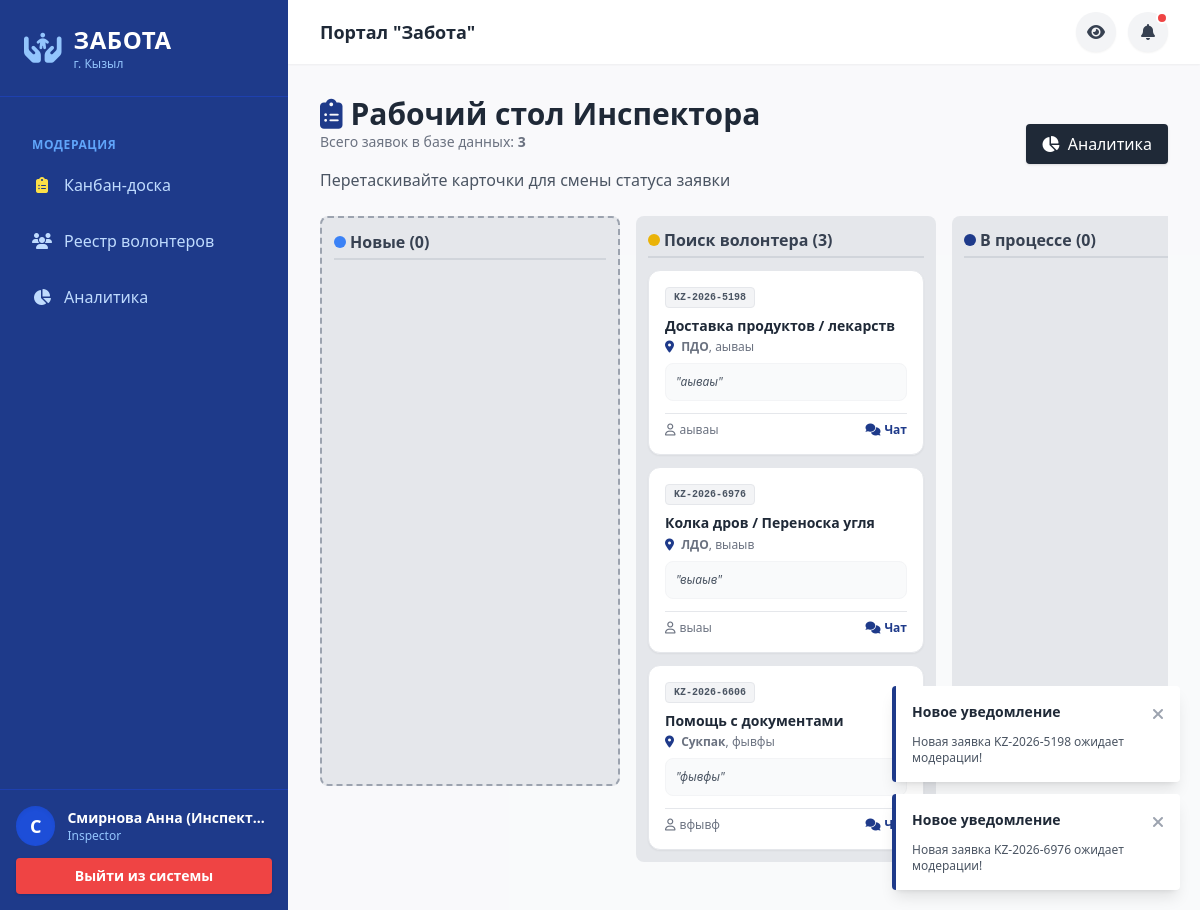
Screenshot of /admin/dashboard (signed in) with the database file from the repository.
### models.py (models this page shows)
class User(Base):
    __tablename__ = "users"
    id = Column(Integer, primary_key=True, index=True)
    full_name = Column(String(255))
    phone = Column(String(20), unique=True, index=True)
    password_hash = Column(String(255))
    role = Column(Enum(UserRole), default=UserRole.resident)
    district_id = Column(Integer, ForeignKey("districts.id"), nullable=True)
    status = Column(Enum(UserStatus), default=UserStatus.active)
    rating = Column(Float, default=0.0)
    volunteer_hours = Column(Integer, default=0)
    created_at = Column(DateTime, default=datetime.utcnow)
    district = relationship("District", back_populates="users")
    applications = relationship("Application", back_populates="user")
    assignments = relationship("TaskAssignment", back_populates="volunteer")
    messages = relationship("TaskMessage", back_populates="sender")
    certificates = relationship("Certificate", back_populates="user")
    notifications = relationship("Notification", back_populates="user", cascade="all, delete-orphan")

class Application(Base):
    __tablename__ = "applications"
    id = Column(Integer, primary_key=True, index=True)
    user_id = Column(Integer, ForeignKey("users.id"))
    uin = Column(String(20), unique=True, index=True)
    applicant_name = Column(String(255))
    phone = Column(String(20))
    is_third_party = Column(Boolean, default=False)
    third_party_info = Column(Text, nullable=True)
    benefit_category = Column(String(100))
    district_id = Column(Integer, ForeignKey("districts.id"))
    address = Column(Text)
    category_id = Column(Integer, ForeignKey("categories.id"))
    description = Column(Text)
    audio_url = Column(String(255), nullable=True)
    is_emergency = Column(Boolean, default=False)
    status = Column(Enum(ApplicationStatus), default=ApplicationStatus.new)
    required_volunteers = Column(Integer, default=1)
    created_at = Column(DateTime, default=datetime.utcnow)
    user = relationship("User", back_populates="applications")
    district = relationship("District", back_populates="applications")
    category = relationship("Category", back_populates="applications")
    assignments = relationship("TaskAssignment", back_populates="application")
    messages = relationship("TaskMessage", back_populates="application")

class Category(Base):
    __tablename__ = "categories"
    id = Column(Integer, primary_key=True, index=True)
    title = Column(String(100))
    icon = Column(String(50))
    applications = relationship("Application", back_populates="category")

class District(Base):
    __tablename__ = "districts"
    id = Column(Integer, primary_key=True, index=True)
    name = Column(String(100), index=True)
    users = relationship("User", back_populates="district")
    applications = relationship("Application", back_populates="district")

### main.py (the view)
@app.get("/admin/dashboard")
async def admin_dashboard(request: Request, db: Session = Depends(get_db), user: models.User = Depends(auth.get_current_user)):
    if not user or user.role.name not in ['inspector', 'director']:
        return RedirectResponse(url="/login", status_code=status.HTTP_302_FOUND)
    total_apps_count = db.query(models.Application).count()
    all_apps = db.query(models.Application).order_by(models.Application.created_at.desc()).all()
    kanban_data = {
        "new": [],
        "needs_materials": [],
        "approved": [],
        "in_progress": [],
        "review": [],
        "completed": [],
        "rejected": []
    }
    for app_obj in all_apps:
        st = app_obj.status
        status_str = st.name if hasattr(st, 'name') else str(st.value if hasattr(st, 'value') else st)
        app_obj.status_str = status_str  # Передаем статус строкой прямо в объект
        if status_str in kanban_data:
            kanban_data[status_str].append(app_obj)
        else:
            kanban_data["new"].append(app_obj)
    return templates.TemplateResponse("admin_dashboard.html", {
        "request": request,
        "kanban": kanban_data,
        "user": user,
        "total_apps_count": total_apps_count
    })

### templates/admin_dashboard.html (shortened to what this page needs)
{% extends "base.html" %}
{% block content %}
<div class="mb-6 flex justify-between items-center">
    <div>
        <h2 class="text-3xl font-bold text-gray-800"><i class="fa-solid fa-clipboard-list text-brand mr-2"></i>Рабочий стол Инспектора</h2>
        <p class="text-sm text-gray-500 mb-4">Всего заявок в базе данных: <b>{{ total_apps_count }}</b></p>
        <p class="text-gray-600">Перетаскивайте карточки для смены статуса заявки</p>
    </div>
    <a href="/admin/analytics" class="bg-gray-800 text-white px-4 py-2 rounded shadow hover:bg-gray-700 transition">
        <i class="fa-solid fa-chart-pie mr-1"></i> Аналитика
    </a>
</div>
<div class="flex flex-col lg:flex-row gap-4 overflow-x-auto pb-4 items-start h-full">
    <div class="bg-gray-200 rounded-lg p-3 min-w-[300px] w-full lg:w-1/4 flex-shrink-0 border-2 border-dashed border-gray-400">
        <h3 class="font-bold text-gray-700 mb-3 border-b-2 border-gray-300 pb-1">
            <span class="w-3 h-3 inline-block bg-blue-500 rounded-full mr-1"></span>Новые ({{ kanban.new|length }})
        </h3>
        <div class="min-h-[500px] space-y-3" id="col-new">
        </div>
    </div>
    <div class="bg-gray-200 rounded-lg p-3 min-w-[300px] w-full lg:w-1/4 flex-shrink-0"
         ondragover="allowDrop(event)" ondrop="drop(event, 'approved')">
        <h3 class="font-bold text-gray-700 mb-3 border-b-2 border-gray-300 pb-1">
            <span class="w-3 h-3 inline-block bg-yellow-500 rounded-full mr-1"></span>Поиск волонтера ({{ kanban.approved|length }})
        </h3>
        <div class="min-h-[500px] space-y-3" id="col-approved">
            {% for app in kanban.approved %}
                {% include 'partials/_kanban_card.html' %}
            {% endfor %}
        </div>
    </div>
    <div class="bg-gray-200 rounded-lg p-3 min-w-[300px] w-full lg:w-1/4 flex-shrink-0"
         ondragover="allowDrop(event)" ondrop="drop(event, 'in_progress')">
        <h3 class="font-bold text-gray-700 mb-3 border-b-2 border-gray-300 pb-1">
            <span class="w-3 h-3 inline-block bg-brand rounded-full mr-1"></span>В процессе ({{ kanban.in_progress|length }})
        </h3>
        <div class="min-h-[500px] space-y-3" id="col-in_progress">
        </div>
    </div>
</div>
{% endblock %}

### templates/base.html (shortened to what this page needs)
<!DOCTYPE html>
<html lang="ru">
<head>
    <script src="https://cdn.tailwindcss.com"></script>
    <link rel="stylesheet" href="https://cdnjs.cloudflare.com/ajax/libs/font-awesome/6.4.0/css/all.min.css">
</head>
<body class="bg-gray-50 font-sans antialiased transition-all duration-300">
    <div class="flex h-screen overflow-hidden">
        <aside id="sidebar" class="bg-brand text-white w-72 flex-shrink-0 fixed inset-y-0 left-0 transform -translate-x-full md:relative md:translate-x-0 transition-transform duration-300 ease-in-out z-50 flex flex-col shadow-2xl md:shadow-none">
            <div class="p-6 flex items-center justify-between border-b border-blue-800">
                <a href="/" class="flex items-center space-x-3">
                    <i class="fa-solid fa-hands-holding-child text-3xl text-blue-300"></i>
                    <div>
                        <h1 class="text-2xl font-bold tracking-wide">ЗАБОТА</h1>
                        <p class="text-xs text-blue-300">г. Кызыл</p>
                    </div>
                </a>
            </div>
            <nav class="flex-grow p-4 space-y-2 overflow-y-auto mt-2">
                {% if user %}
                    {% if user.role.name in ['inspector', 'director'] %}
                        <p class="text-xs font-bold text-blue-400 uppercase tracking-wider mb-2 mt-4 px-4">Модерация</p>
                        <a href="/admin/dashboard" class="nav-item"><i class="fa-solid fa-clipboard-list w-5 text-center text-yellow-300"></i> Канбан-доска</a>
                        <a href="/admin/volunteers" class="nav-item"><i class="fa-solid fa-users w-5 text-center"></i> Реестр волонтеров</a>
                        <a href="/admin/analytics" class="nav-item"><i class="fa-solid fa-chart-pie w-5 text-center"></i> Аналитика</a>
                    {% endif %}
                {% endif %}
            </nav>
            {% if user %}
            <div class="p-4 bg-blue-900 border-t border-blue-800">
                <div class="flex items-center gap-3 mb-3">
                    <div class="w-10 h-10 rounded-full bg-blue-700 flex items-center justify-center text-lg font-bold text-white shadow-inner">{{ user.full_name[0] }}</div>
                    <div class="overflow-hidden">
                        <p class="truncate font-bold text-sm text-white">{{ user.full_name }}</p>
                        <p class="text-xs text-blue-300 capitalize">{{ user.role.name }}</p>
                    </div>
                </div>
                <a href="/logout" class="block w-full text-center bg-red-500 hover:bg-red-600 transition text-white py-2 rounded text-sm font-bold shadow">Выйти из системы</a>
            </div>
            {% endif %}
        </aside>
        <div class="flex-1 flex flex-col h-screen overflow-hidden relative">
            <header class="bg-white shadow-sm h-16 flex items-center justify-between px-4 md:px-8 z-30">
                <div class="flex items-center">
                    <h2 class="font-bold text-gray-800 hidden sm:block text-lg">Портал "Забота"</h2>
                </div>
                <div class="flex items-center gap-3">
                    <button id="accessibilityBtn" title="Версия для слабовидящих" class="w-10 h-10 rounded-full bg-gray-100 hover:bg-blue-50 text-gray-700 hover:text-brand transition flex items-center justify-center shadow-sm">
                        <i class="fa-solid fa-eye"></i>
                    </button>
                    {% if user %}
                    <div class="relative">
                        <button id="notifBtn" class="relative w-10 h-10 rounded-full bg-gray-100 hover:bg-blue-50 text-gray-700 hover:text-brand transition flex items-center justify-center shadow-sm">
                            <i class="fa-solid fa-bell"></i>
                            <span id="notifBadge" class="hidden absolute top-0 right-0 w-3 h-3 bg-danger rounded-full border-2 border-white animate-pulse"></span>
                        </button>
                    </div>
                    {% endif %}
                </div>
            </header>
            <main class="flex-1 overflow-x-hidden overflow-y-auto bg-gray-50/50 p-4 md:p-8">
                <div>
                    {% block content %}{% endblock %}
                </div>
            </main>
        </div>
    </div>
    <div id="toastContainer" class="fixed bottom-5 right-5 z-[9999] flex flex-col gap-3"></div>
</body>
</html>

### templates/partials/_kanban_card.html (shortened to what this page needs)
<div id="card-{{ app.id }}"
     draggable="true"
     ondragstart="drag(event)"
     class="bg-white p-4 rounded-xl shadow-sm border border-gray-200 hover:shadow-md transition cursor-grab active:cursor-grabbing {% if app.is_emergency %}border-l-4 border-l-red-500{% endif %}">
    <div class="flex justify-between items-start mb-2">
        <span class="text-[10px] font-mono font-bold bg-gray-100 text-gray-600 px-2 py-0.5 rounded border border-gray-200">
            {{ app.uin }}
        </span>
    </div>
    <h4 class="font-bold text-gray-800 text-sm mb-1 leading-snug">
        {{ app.category.title if app.category else 'Социальная помощь' }}
    </h4>
    <p class="text-xs text-gray-500 mb-2">
        <i class="fa-solid fa-location-dot text-brand mr-1"></i>
        <b>{{ app.district.name if app.district else 'Кызыл' }}</b>, {{ app.address }}
    </p>
    <p class="text-xs text-gray-600 bg-gray-50 p-2.5 rounded-lg border border-gray-100 line-clamp-2 italic mb-3">
        "{{ app.description }}"
    </p>
    <div class="border-t pt-2 flex items-center justify-between text-xs text-gray-500">
        <span class="truncate max-w-[110px]" title="{{ app.applicant_name }}">
            <i class="fa-regular fa-user mr-1"></i>{{ app.applicant_name }}
        </span>
        {% if app.status_str == 'new' or (app.status.name is defined and app.status.name == 'new') or app.status == 'new' %}
        <div class="flex items-center gap-1.5">
            <button onclick="moderateApp({{ app.id }}, 'approve')" title="Одобрить и искать волонтера" class="bg-emerald-100 hover:bg-emerald-200 text-emerald-700 px-2 py-1 rounded text-xs font-bold transition flex items-center gap-1">
                <i class="fa-solid fa-check"></i>
            </button>
            <button onclick="moderateApp({{ app.id }}, 'materials')" title="Требуются материалы" class="bg-indigo-100 hover:bg-indigo-200 text-indigo-700 px-2 py-1 rounded text-xs font-bold transition">
                <i class="fa-solid fa-box-open"></i>
            </button>
            <button onclick="moderateApp({{ app.id }}, 'reject')" title="Отклонить" class="bg-red-100 hover:bg-red-200 text-red-700 px-2 py-1 rounded text-xs font-bold transition">
                <i class="fa-solid fa-xmark"></i>
            </button>
        </div>
        {% elif app.status_str == 'review' or (app.status.name is defined and app.status.name == 'review') or app.status == 'review' %}
        <a href="/admin/verify/{{ app.id }}" class="bg-purple-100 hover:bg-purple-200 text-purple-700 px-2.5 py-1 rounded font-bold text-xs transition">
            Отчет <i class="fa-solid fa-arrow-right ml-1"></i>
        </a>
        {% else %}
        <a href="/admin/chat/{{ app.id }}" class="text-brand hover:underline font-bold text-xs flex items-center gap-1">
            <i class="fa-solid fa-comments"></i> Чат
        </a>
        {% endif %}
    </div>
</div>

### templates/base.html (style rules this page uses)
.nav-item { display: flex; align-items: center; gap: 0.75rem; padding: 0.75rem 1rem; border-radius: 0.5rem; transition: all 0.2s; color: #bfdbfe; }

### rows the page displays
User: full_name "С", full_name "Смирнова Анна (Инспект…", role.name "Inspector"
Application: uin "KZ-2026-5198", category "Доставка продуктов / лекарств", district "ПДО", address "аываы", description "аываы", applicant_name "аываы"
Application: uin "KZ-2026-6976", category "Колка дров / Переноска угля", district "ЛДО", address "выаыв", description "выаыв", applicant_name "выаы"
Application: uin "KZ-2026-6606", category "Помощь с документами", district "Сукпак", address "фывфы", description "фывфы", applicant_name "вфывф"

### other values shown
{{ total_apps_count }} "3"
{{ kanban.new|length }} "0"
{{ kanban.approved|length }} "3"
{{ kanban.in_progress|length }} "0"
